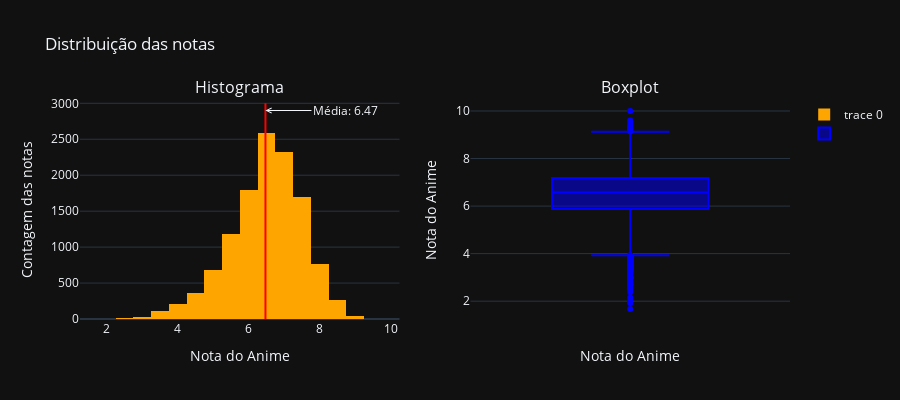

Source (notebook cell):
### Markdown cell above
## Análise embasada nas notas

### Code cell
media_notas = df['nota'].mean()     #Calcula a média da contagem de votos

#Cria um subplot com uma linha e duas colunas
fig = make_subplots(rows=1, cols=2, subplot_titles=['Histograma', 'Boxplot'])

#Adiciona o histograma
fig.add_trace(go.Histogram(x=df['nota'], nbinsx=20, marker=dict(color='orange')),
              row=1, col=1)

#Adiciona o boxplot
fig.add_trace(go.Box(y=df['nota'], name=' ', marker=dict(color='blue')),
              row=1, col=2)

#Adiciona uma linha representando a média no histograma
fig.add_shape(type='line', y0=0, y1=3000, x0=media_notas, x1=media_notas,
              line=dict(color='red', width=2), row=1, col=1)

#Adiciona uma anotação para a média no histograma
fig.add_annotation(x=media_notas, y=2900, text=f'Média: {media_notas:.2f}',
                   showarrow=True, arrowhead=5, ax=80, ay=0, row=1, col=1)

#Atualiza os eixos
fig.update_xaxes(title_text='Nota do Anime', row=1, col=1)
fig.update_yaxes(title_text='Contagem das notas', row=1, col=1)
fig.update_xaxes(title_text='Nota do Anime', row=1, col=2)
fig.update_yaxes(title_text='Nota do Anime', row=1, col=2)

#Atualiza o layout
fig.update_layout(title_text='Distribuição das notas', template='plotly_dark', height=400, width=900)

#Exibe o gráfico
fig.show()

### Figure 1 — Plotly figure (JSON) as saved in the notebook; plotly's stock layout.template omitted (floating-point values rounded to 4 significant figures; data arrays with more than 128 entries replaced by an {"elided": "..."} marker saying what was removed)
{"data": [{"marker": {"color": "orange"}, "nbinsx": 20, "type": "histogram", "x": {"elided": "12294 float values"}, "xaxis": "x", "yaxis": "y"}, {"marker": {"color": "blue"}, "name": " ", "type": "box", "xaxis": "x2", "y": {"elided": "12294 float values"}, "yaxis": "y2"}], "layout": {"annotations": [{"font": {"size": 16}, "showarrow": false, "text": "Histograma", "x": 0.225, "xanchor": "center", "xref": "paper", "y": 1, "yanchor": "bottom", "yref": "paper"}, {"font": {"size": 16}, "showarrow": false, "text": "Boxplot", "x": 0.775, "xanchor": "center", "xref": "paper", "y": 1, "yanchor": "bottom", "yref": "paper"}, {"arrowhead": 5, "ax": 80, "ay": 0, "showarrow": true, "text": "Média: 6.47", "x": 6.474, "xref": "x", "y": 2900, "yref": "y"}], "height": 400, "shapes": [{"line": {"color": "red", "width": 2}, "type": "line", "x0": 6.474, "x1": 6.474, "xref": "x", "y0": 0, "y1": 3000, "yref": "y"}], "title": {"text": "Distribuição das notas"}, "width": 900, "xaxis": {"anchor": "y", "domain": [0, 0.45], "title": {"text": "Nota do Anime"}}, "xaxis2": {"anchor": "y2", "domain": [0.55, 1], "title": {"text": "Nota do Anime"}}, "yaxis": {"anchor": "x", "domain": [0, 1], "title": {"text": "Contagem das notas"}}, "yaxis2": {"anchor": "x2", "domain": [0, 1], "title": {"text": "Nota do Anime"}}}}
